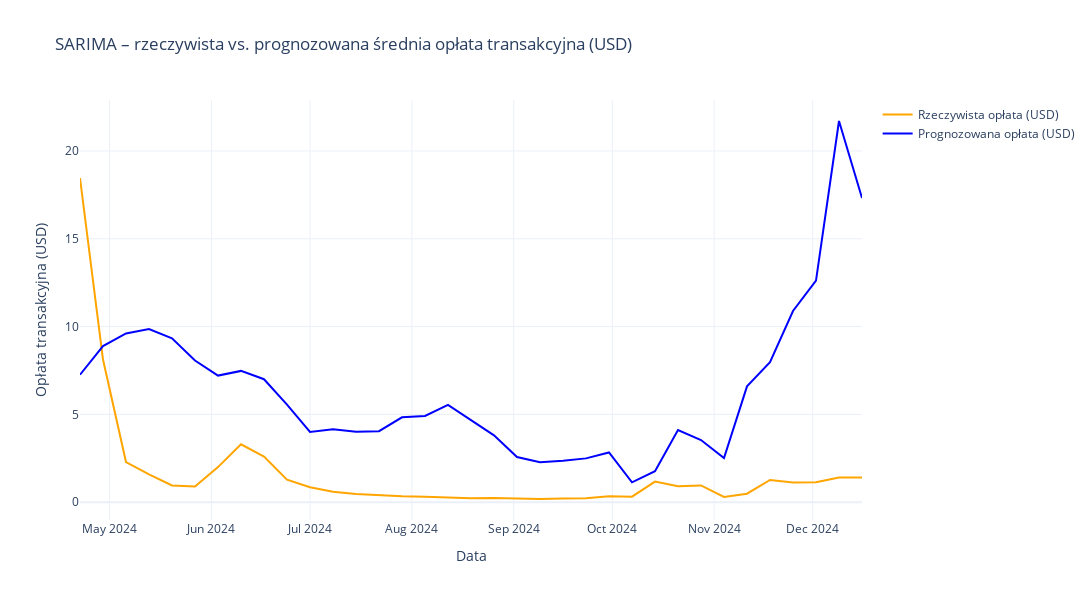

Source (notebook cell):
### Code cell
fig_usd = go.Figure()
fig_usd.add_trace(go.Scatter(
    x=df_plot['datetime'], y=df_plot['actual_fee_usd'],
    mode='lines', name='Rzeczywista opłata (USD)', line=dict(color='orange')
))
fig_usd.add_trace(go.Scatter(
    x=df_plot['datetime'], y=df_plot['predicted_fee_usd'],
    mode='lines', name='Prognozowana opłata (USD)', line=dict(color='blue')
))
fig_usd.update_layout(
    title='SARIMA – rzeczywista vs. prognozowana średnia opłata transakcyjna (USD)',
    xaxis_title='Data',
    yaxis_title='Opłata transakcyjna (USD)',
    template='plotly_white',
    width=1200,
    height=600
)
fig_usd.show()
